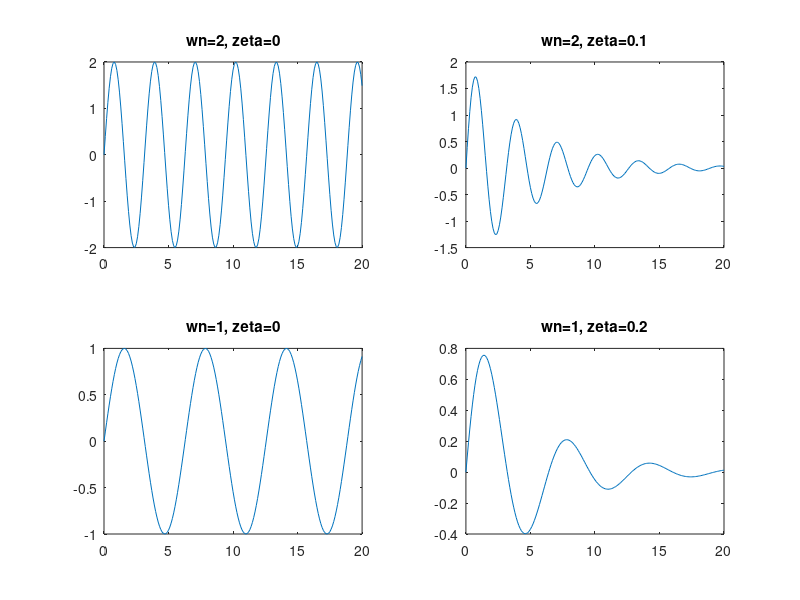

Recreate this plot in MATLAB.
%%%%%%%%%%%%%%% 5.3 %%%%%%%%%%%%%%%%%

w1 = 2; 
w2 = 2; 
w3 = 1; 
w4 = 1;

z1 = 0;
z2 = 0.1;
z3 = 0;
z4 = 0.2;

t = [0: 0.1: 20];

num1 = [w1^2]; 
den1=[1 2*z1*w1 w1^2]; 
sys1 = tf(num1,den1); 
[y1,x1]=impulse(sys1,t);

num2 = [w2^2]; 
den2=[1 2*z2*w2 w2^2]; 
sys2 = tf(num2,den2); 
[y2,x2]=impulse(sys2,t);

num3 = [w3^2]; 
den3=[1 2*z3*w3 w3^2]; 
sys3 = tf(num3,den3); 
[y3,x3]=impulse(sys3,t);

num4 = [w4^2]; 
den4=[1 2*z4*w4 w4^2]; 
sys4 = tf(num4,den4); 
[y4,x4]=impulse(sys4,t);

clf

subplot(221),plot(t,y1),title('wn=2, zeta=0') 
subplot(222),plot(t,y2),title('wn=2, zeta=0.1') 
subplot(223),plot(t,y3),title('wn=1, zeta=0') 
subplot(224),plot(t,y4),title('wn=1, zeta=0.2')